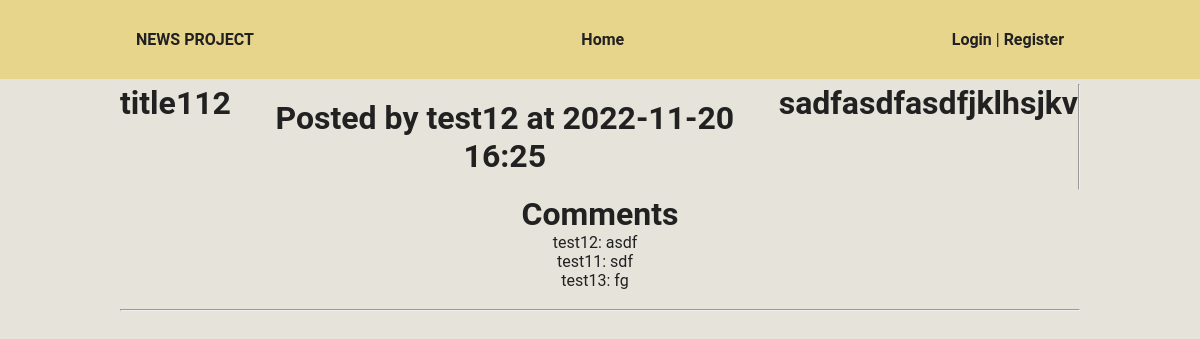
The page /news?id=12 on the database as committed earlier.
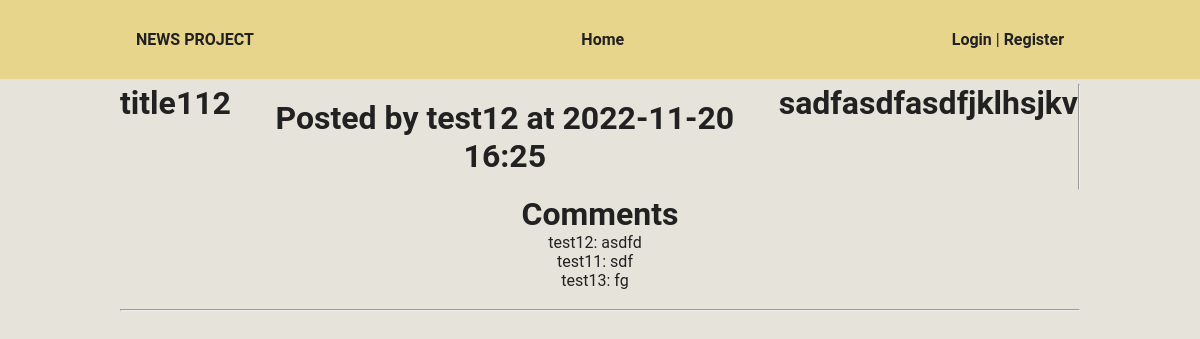
The same page on the database as committed later.
### tables this page shows
CREATE TABLE comments ( 
    id INTEGER PRIMARY KEY autoincrement, 
    main_text TEXT NOT NULL,
    news_id INTEGER NOT NULL,
    user_id INTEGER NOT NULL,
    FOREIGN KEY(user_id) REFERENCES users(id),
    FOREIGN KEY(news_id) REFERENCES news(id)
  );

CREATE TABLE users (
    id INTEGER PRIMARY KEY autoincrement,
    email TEXT UNIQUE NOT NULL, 
    username TEXT NOT NULL, 
    password TEXT NOT NULL,
    is_admin BOOLEAN NOT NULL DEFAULT 0 CHECK (is_admin IN (0, 1))
  );

### views/pages/news.php (called while the page is built, shortened)
<?php
$news = News::get($_GET['id']);
$is_comments_exist = Comment::check_if_exists($news['id']);
if ($is_comments_exist) {
    $comments = Comment::all($news['id']);
}
require 'views/templates/dafault_template.php';

### router/routes.php (called while the page is built, shortened)
<?php
Router::enable();

### index.php (called while the page is built, shortened)
<?php
require_once "router/routes.php";

### app/Controllers/News.php (called while the page is built, shortened)
<?php
class News {
    public static function get($news_id): array {
        $sql = "SELECT n.id, n.created, n.title, n.main_text, n.user_id, u.username
                FROM news n
                JOIN users u
                    ON n.user_id == u.id
                WHERE n.id = $news_id";
        return $GLOBALS['db']->querySingle($sql, true);
    }
}

### app/Controllers/Comment.php (called while the page is built, shortened)
<?php
class Comment {
    public static function all($news_id): \SQLite3Result {
        $sql = "SELECT c.id, c.main_text, c.user_id, u.username
                FROM comments c
                JOIN users u
                    ON c.user_id == u.id
                WHERE c.news_id == $news_id";
        return $GLOBALS['db']->query($sql);
    }
}

### views/templates/news.php (the view, shortened to what this page needs)
<h1 class="news__title">
    <?= $news['title'] ?>
<p class="news__created">
    Posted by <?= $news['username'] ?> at <?= $news['created'] ?>
</p>
<p class="news__main_text">
    <?= $news['main_text'] ?>
<br><hr><br>
<h1>Comments</h1>
<ul>
<?php
    if ($comments) {
        while ($comment = $comments->fetchArray(SQLITE3_ASSOC)) {
            ?>
            <li class='news__comment'>
                <span class="news__comment_text">
                    <?= $comment['username'] ?>: <?= $comment['main_text'] ?>
                </span>
            <?php
        }
    } else {
            echo "No comments yet";
    }
?>
</ul>
<br><hr><br>

### app/Services/Router.php (shortened to what this page needs)
<?php
class Router {
    private static $list = [];
    public static function route(string $uri, string $page_name, array $methods, string $name = null) {
        self::$list[] = [
            "uri" => $uri,
            "page" => $page_name,
            "methods" => $methods,
            "name" => $name,
            "is_reg" => false
        ];
    }
    public static function enable() {
        $query = $_GET['q'];
        foreach(self::$list as $route) {
            if ($route['is_reg']) {
                if (in_array($_SERVER['REQUEST_METHOD'], $route['methods'])) {
                    require_once "views/pages/" . $route['page'] . ".php";
                    exit();
                } else {
                    break;
                }
            } elseif ($route['uri'] === '/' . $query) {
                if (in_array($_SERVER['REQUEST_METHOD'], $route['methods'])) {
                    require_once "views/pages/" . $route['page'] . ".php";
                    exit();
                } else {
                    break;
                }
            }
        }
    }
}

Rows that differ between the two databases and show on the page:
changed comments "test12": main_text "asdf" → "asdfd"
